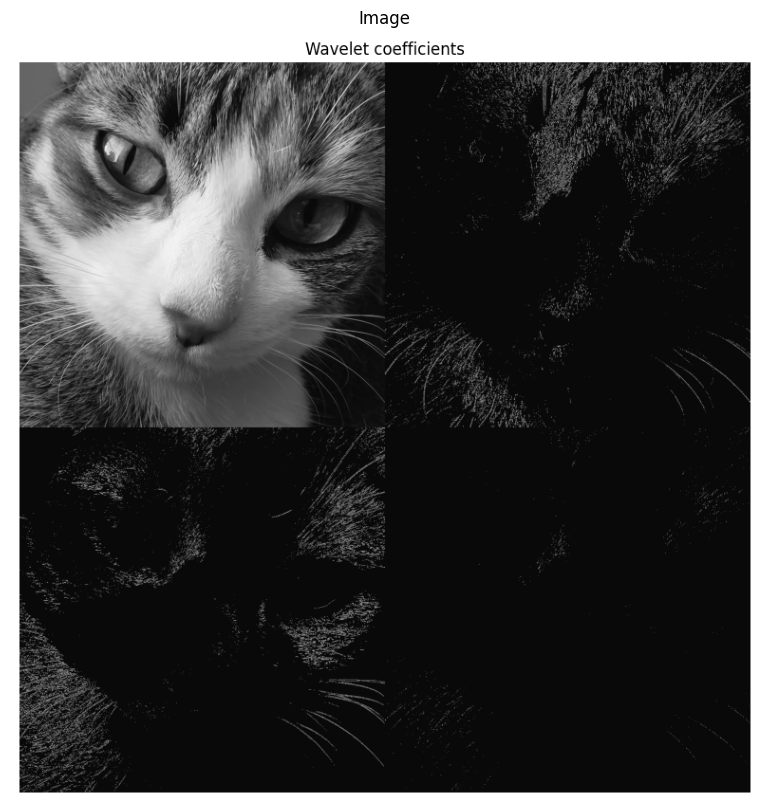
#> input picture TP2/output.png, 769 x 812 px
$ jupyter execute --allow-errors TP_KB.ipynb   (shell and % lines are left out)
#> lines starting #> are read from the running program, lines starting #| are printed output that depends on the picture
# **TP Wavelets**

In this TP, we will work on some fundamental concepts in Wavelets and compression of images.

First we'll briefly check the limitations of the Fourier transform. We'll then check some fundamental properties of a family of Wavelets and compute the Wavelet transform of a very simple signal. In the second part of the TP, we will use the DWT to compress and image.

Make sure to sequentially run all the cells in each section, so that the intermediate variables / packages will carry over to the next cell

We recommend you save a copy of this colab in your drive so you don't lose progress!

**Note 1:** As mentioned in the course and since there's not any policy regarding ChatGPT at Télécom level yet, you can use it. However, using ChatGPT without understanding their outputs is not OK, and will be penalized accordingly in your grade. Please be sure of all the functions you'll use.

**Note 2:** Several points have associated questions. When answering these questions, all responses should be properly justified. ChatGPT answers are very easy to spot.

**Note 3:** Always plot the functions and outputs you're generating. If the output or function is not properly plotted/shown, this will reduce points in your grade.

# Setup
First, we install PyWavelets

[cell 1]
import pywt

pywt.__version__

# Important
Google Colab is an interesting tool to try things out quickly. However, Google Colab and more general Notebooks are not meant to be an Integrated Development Environment (IDE). For a real job, please use an actual IDE like PyCharm or VS Code.

# Limitation of the Fourier Transform
*   Create a sinusoidal signal of 2.5 seconds of duration.
*   Set up a sampling rate of 20kHz. The signal should be divided in 5 parts of 0.5 seconds of duration each.
*  The signal should have the following frequencies in this order {10 Hz, 30 Hz, 60 Hz, 30 Hz, 10 Hz}.

[cell 2]
# Your code here
import numpy as np
#creation des de time, 2.5 secondes a 20kHz
Fe=20000
time = np.arange(0, 2.5, 1/Fe)
#creation d'une sinusoide de 10,30,60,30,10 Hz de chacun 0.5 secondes
def sinusoide(f,temps):
    return np.sin(2*np.pi*f*temps)

signal = np.concatenate((sinusoide(10,time[:int(0.5*Fe)]),sinusoide(30,time[int(0.5*Fe):int(1*Fe)]),sinusoide(60,time[int(1*Fe):int(1.5*Fe)]),sinusoide(30,time[int(1.5*Fe):int(2*Fe)]),sinusoide(10,time[int(2*Fe):int(2.5*Fe)])))

[cell 3]
import matplotlib
import matplotlib.pyplot as plt

font_size = 20

plt.figure(figsize=(18, 6))

plt.plot(time, signal, linewidth=1.5)
plt.title('Signal with Changing Discrete Frequencies', fontsize=font_size)
plt.xlabel('Time (s)', fontsize=font_size-1)
plt.ylabel('Amplitude', fontsize=font_size-1)
plt.grid(alpha=0.2)
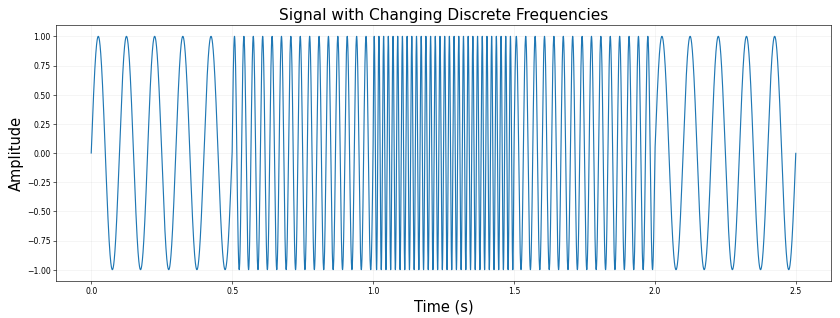
#> figure drawn by matplotlib, 1 panel; curve peaks at x = 0.025, y = 1

Now, you should compute the Discrete Fourier Transform of the signal. You can use any library from Python you prefer. You might need to cut the x-axis in the Fourier transform up to 100 Hz in the visualization. Please check https://numpy.org/doc/stable/reference/generated/numpy.fft.fft.html and https://numpy.org/doc/stable/reference/generated/numpy.fft.fftfreq.html

[cell 4]
# Your code here
# DFT du signal
signal_fft = np.fft.rfft(signal)
# We cut to 100 Hz to keep only the interesting part using rfftfreq
freqs = np.fft.rfftfreq(len(signal), d=1/Fe)
signal_fft = signal_fft[freqs<100]

# Plot the magnitude of the FFT
plt.figure(figsize=(18, 6))
plt.plot(freqs[freqs<100],np.abs(signal_fft), linewidth=1.5)
plt.title('Magnitude of the FFT of the Signal', fontsize=font_size)
plt.xlabel('Frequency (Hz)', fontsize=font_size-1)
plt.ylabel('Magnitude', fontsize=font_size-1)
plt.grid(alpha=0.2)
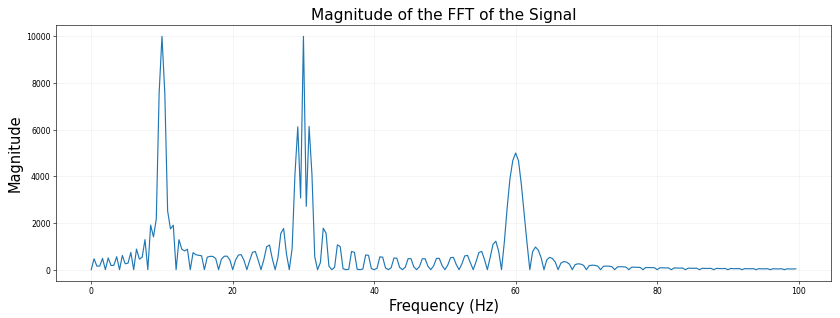
#> figure drawn by matplotlib, 1 panel; curve peaks at x = 10, y = 10000

**QUESTIONS**

1) Does the established sampling rate satisfy the Nyquist-Shannon sampling theorem to avoid aliasing? Please justify.

2) What can you say from the signal looking **only** at the Fourier transform?

3) Can you be certain about the location of some frequency component in the time domain? Why?

**YOUR ANSWERS HERE:**

1) The sampling rate is 20KHz and the maximum frequency of the signal is 60Hz. 60*2< 20 000, the Nyquist Shanon sampling theorem is then satisfied to avoid aliasing.

2) Using only the Fourier transform we can easily guess that the signal is composed with 10,30 and 60 Hz components. We also see that the amplitude of 10 and 30 Hz are 2 times the amplitude of 60Hz due to the time duration (2 times 0.5 seconds).

3) We have totally lost the time domaine information in the fft because of the definition of the fft itself (it sums over the times). We can not know when it's 10, 30 or 60 Hz , we also can't know that that the signal is not the a product of sinus. We can see that the 10 and 30 Hz are more important than the

# **Mother Wavelet**
As we saw in the course, a wavelet is not just a function but a whole family of functions that satisfy certain requirements. In this part of the TP we're gonna work with the Morlet wavelet defined as follows: $\Psi(t)=k e^{iw_0t}e^{-\frac{1}{2}(\frac{t}{\sigma})^2}$. Please generate a Morlet wavelet in Python **WITHOUT using PyWavelets** with the following parameters:

-Center frequency of the wavelet = 10 Hz

-Sampling rate $\eta$ = 20000 Hz

-$k=\frac{1}{\sqrt{\eta}}$

-$\sigma = 0.1$

You can generate the wavelet between -1 and 1 seconds, so the time duration of the wavelet is 2 seconds. For this part, you just need to generate the real part of the wavelet.

[cell 5]
# Your code here
# Create a Morlet wavelet with a center freq of 10 Hz a sampling rate of 20000 Hz, k= 1/sqrt(rate) and sigma=0.1
time=np.linspace(-1,1,2*Fe)
k=1/np.sqrt(Fe)
sigma=0.1
center=10

wavelet = k*np.exp(2*1j*np.pi*center*time)*np.exp(-time**2/(2*sigma**2))


# Plot the real part of the Morlet wavelet in 1D
plt.figure(figsize=(14, 6))

plt.plot(wavelet.real, linewidth=1.5)
plt.title('1D Morlet Wavelet')
plt.xlabel('Time (s)')
plt.ylabel('Amplitude')
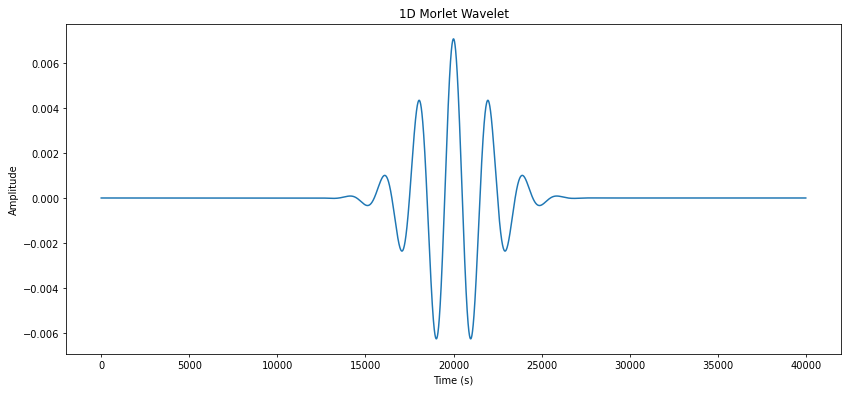
#> figure drawn by matplotlib, 1 panel; curve peaks at x = 19999, y = 0.00707

Please show that the mother wavelet we just created satisfies the admissibility and the finite energy conditions:

[cell 6]
# Your code here
print(np.sum(wavelet.real**2))
# The sum of the real part squared of the wavelet is almost equal to 0, which is expected to satisfy the admissibility condition

**Note:** In real life, you have to deal with finite-precision related problems. Therefore, if for the admissibility condition you don't have exactly the value you were expecting for, don't worry.

# **Convolution**

As we saw in the course, we need a measure of similarity to compute the wavelet transform. We also saw that we can easily compute the shift in time and similarity calculation with the 1-D convolutions.

* Generate a chirp sinusoidal signal from -5 to 5 seconds with an initial frequency of 5 Hz and final frequency of 15 Hz and sampling rate of 20kHz:

[cell 7]
# Your code here
import scipy.signal as sg
time_signal=np.linspace(-5,5,10*Fe)
freq=np.linspace(5,15,10*Fe)
signal=np.sin(2*np.pi*freq*time_signal)

plt.figure(figsize=(14, 6))
plt.plot(time_signal, signal)
plt.title('Original Signal')
plt.ylabel('Amplitude')
plt.xlabel('Time')
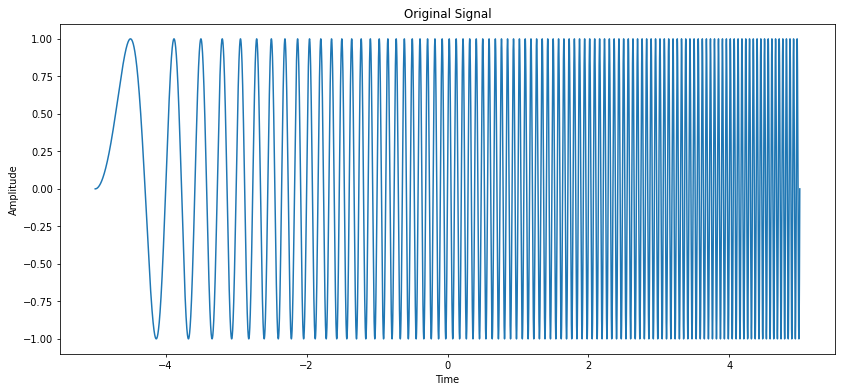
#> figure drawn by matplotlib, 1 panel; curve peaks at x = 0.408, y = 1

Now create a Morlet wavelet with the following parameters:

* Center frequency of the wavelet = 10 Hz

* Sampling rate $\eta$ = 20000 Hz

* $k=\frac{1}{\sqrt{\eta}}$
* $\sigma = 0.2$
* Duration = 2 seconds

[cell 8]
# Your code here
Fe=20000
time=np.linspace(-1,1,2*Fe)
k=1/np.sqrt(Fe)
sigma=0.2
center=10

morlet_wavelet = k*np.exp(2*1j*np.pi*center*time)*np.exp(-time**2/(2*sigma**2))
plt.figure(figsize=(14, 6))
plt.plot(time, np.real(morlet_wavelet))

plt.title('Morlet wavelet')
plt.ylabel('Amplitude')
plt.xlabel('Time')
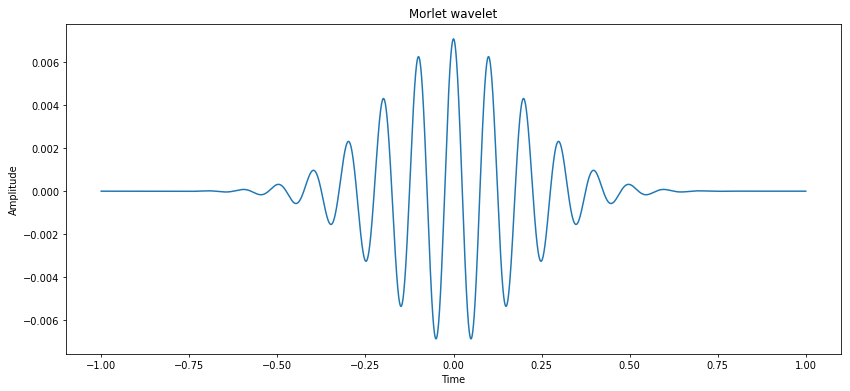
#> figure drawn by matplotlib, 1 panel; curve peaks at x = -2.5e-05, y = 0.00707

Compute the convolution between the signal and $Re(\Psi(t))$. For reference on how to perform convolution with scipy 'convolve' function, please check https://docs.scipy.org/doc/scipy/reference/generated/scipy.signal.convolve.html

[cell 9]
# Your code here
convolved_signal = sg.convolve(signal, morlet_wavelet.real,mode='same')

plt.figure(figsize=(14, 6))
plt.plot(time_signal, convolved_signal)
plt.title('Convolved signal')
plt.xlabel('Time')
plt.ylabel('Amplitude')
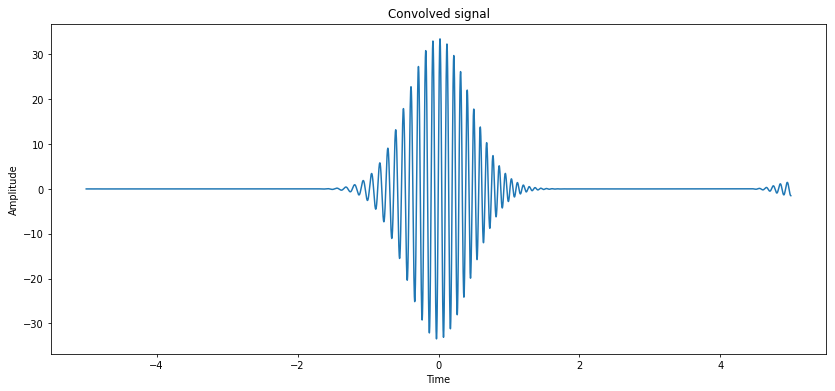
#> figure drawn by matplotlib, 1 panel; curve peaks at x = 0.0213, y = 33.47

There are some points where the convolution is zero, even in regions of high similarity between the wavelet and the signal. **Is this OK?** If it's not, propose a solution to that.

This is not OK. This can be due to a loss of information when we are taking only the real part of the wavelet, we should the consider as well the imaginary part.

[cell 10]
# Your code here
convolved_signal_real = sg.convolve(signal, morlet_wavelet.real,mode='same')
convolved_signal_imag = sg.convolve(signal, morlet_wavelet.imag,mode='same')
convolved_signal_full = np.abs(convolved_signal_real + 1j*convolved_signal_imag)

plt.figure(figsize=(14, 6))
plt.plot(time_signal, convolved_signal_full)
plt.title('Convolved signal')
plt.ylabel('Amplitude')
plt.xlabel('Time')
plt.grid(alpha=0.2)
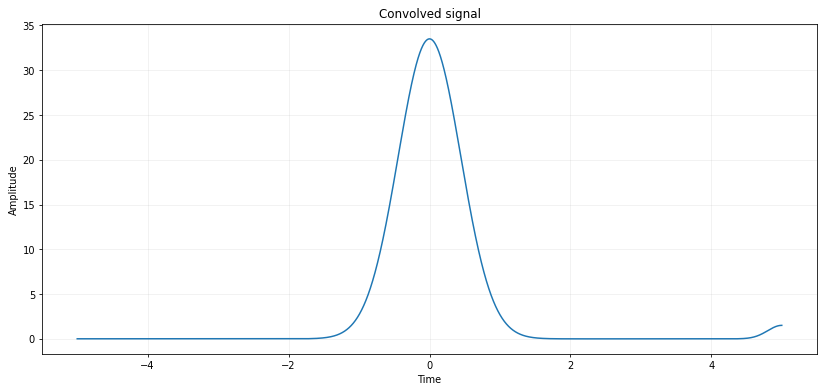
#> figure drawn by matplotlib, 1 panel; curve peaks at x = 0.000125, y = 33.51

# **Image Compression**
For this part, we'll use the Discrete Wavelet Transform (DWT) implemented as a filter bank to do image compression. The first step is to have an image to compress. For doing so you can use the following piece of code to download an image of Trudy.

**Visualize image:** With the following code you can visualize the image. If you're using Google Collab, most probably you already have the open cv library installed. If you're using Jupyter Notebook for example, you'll have to install open cv if it's not already installed.

[cell 11]
# Let us define a function for visualizing images
def show_image(image, title='Input Image', font_size=12,fig_size = (10, 10)):
  #A function that uses matplotlib to show grayscale images
  plt.figure(figsize=fig_size)
  plt.imshow(image, cmap='gray')
  plt.title(title, fontsize=font_size)
  plt.axis('off')

[cell 12]
import cv2

# Load your image as a grayscale
input_image = cv2.imread('Trudy_for_compression.jpeg', cv2.IMREAD_GRAYSCALE)
# Display the original image
#> (the rest of this cell did not finish here and is left out)

If you use some wavelet function (Biorthogonal 1.3 in this case), the 1-level 2D wavelet decomposition of our input image is given as follows:

[cell 13]
# # You can see a list of wavelet families
import pywt
pywt.families()

[cell 14]
# For each family, you can list the available wavelets
pywt.wavelist(family='bior', kind='all')

[cell 15]
tresh_image = cv2.imread('output.png', cv2.IMREAD_GRAYSCALE)
#> tresh_image is the input picture: shape (812, 769); min 0, max 255, mean 67.5
# Display the original image
show_image(tresh_image, 'Image')
